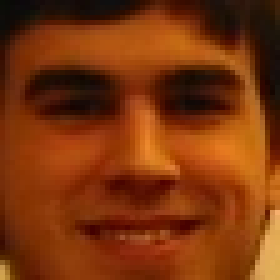
%> input picture eigenfaces/faces/face10.jpg, 56 x 56 px (shown 5 times larger); its folder holds 4 pictures in this run
$ octave eigenfaces.m   (GNU Octave 9; MATLAB toolbox functions it lacks are replaced by stand-ins)
%> lines starting %> are read from the running program, lines starting %| are printed output that depends on the picture
### eigenfaces/calculateEigenfaces.m
% returns weights of face space and eigenfaces ordered by largest
% eigenvalue
function [weights, eigenfacesOrdered, meanImage, images, M] = calculateEigenfaces(allFiles, k, N)
%> called with k = 4, N = 50
    M = length(allFiles); % number of faces
    % Covert all images to grayscale
    images.name = cell(1,M);
    images.data = cell(1,M);
    for i = 1:numel(allFiles)
        filePath = allFiles{i};
        [path,name,ext] = fileparts(filePath);
        imagePath = [path, '/', strcat(name,ext)];
        extModified = strrep(ext, '.', '');
        img = imread(imagePath, extModified);
%> img is the input picture: size 56x56x3 uint8; mean R, G, B 123.9, 52.6, 11.7
        img = rgb2gray(img);
%> img: size 56x56 uint8
        img = imresize(img,N,N);
%> the loop in imresize, `for i=1:channels` made 1 pass
%> pass 1, in imresize, `temp = conv2(double(temp),double(h2),'full');`:
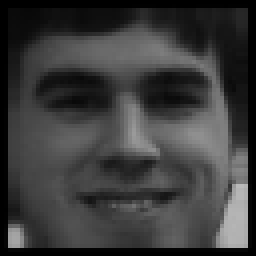
%> temp: size 64x64 double (shown 4 times larger); min 7.83e-11, max 186.1, mean 59.8
        img = double(img)/255.0;
%> img: size 50x50 double
        images.name{i} = name;
        images.data{i} = img;
    end
%> pass 2 of the loop in calculateEigenfaces, `for i = 1:numel(allFiles)`:
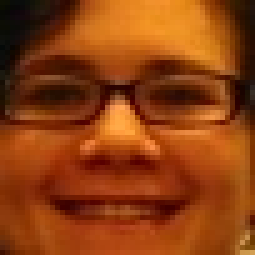
%> input picture eigenfaces/faces/face11.jpg, 51 x 51 px (shown 5 times larger)
%> in calculateEigenfaces, img is the input picture: size 51x51x3 uint8; mean R, G, B 141.9, 63.3, 16
%> the loop in imresize (call 2), `for i=1:channels` made 1 pass
%> pass 1, in imresize (call 2), `temp = conv2(double(temp),double(h2),'full');`:
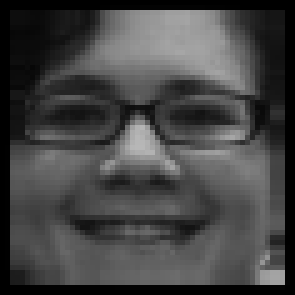
%> temp: size 59x59 double (shown 5 times larger); min 5.65e-13, max 183.8, mean 69
%> after the loop in imresize (call 2), `for i=1:channels`:
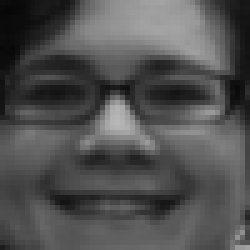
%> b: size 50x50 double (shown 5 times larger); min 7.31, max 183.3, mean 81.4
%> pass 3 of the loop in calculateEigenfaces, `for i = 1:numel(allFiles)`:
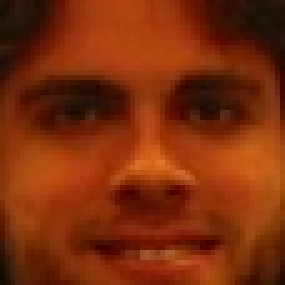
%> input picture eigenfaces/faces/face12.jpg, 57 x 57 px (shown 5 times larger)
%> in calculateEigenfaces, img is the input picture: size 57x57x3 uint8; mean R, G, B 125.2, 45.3, 10.5
%> the loop in imresize (call 3), `for i=1:channels` made 1 pass
%> pass 1, in imresize (call 3), `temp = conv2(double(temp),double(h1),'full');`:
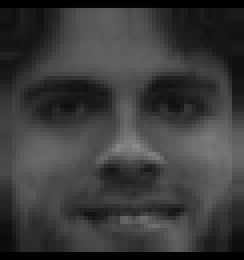
%> temp: size 65x61 double (shown 4 times larger); min 5.77e-05, max 139.8, mean 59.1
%> pass 1, in imresize (call 3), `temp = conv2(double(temp),double(h2),'full');`:
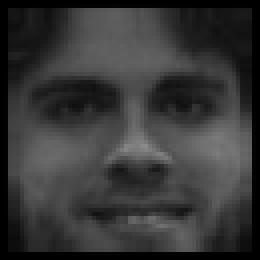
%> temp: size 65x65 double (shown 4 times larger); min 2.38e-10, max 138.9, mean 55.5

    % convert image data to vector to graph
    imageData = arrangeImageData(images.data);
%> in arrangeImageData, `[N,~] = size(cellArray{1});`: N = 50
%> in arrangeImageData, `[~,M] = size(cellArray);`: M = 3
%> in arrangeImageData, `x = floor(sqrt(M));`: x = 1
%> in arrangeImageData, `y = floor(M/x);`: y = 3
%> the loop in arrangeImageData, `for i = 1:x` made 1 pass
%> pass 1, in arrangeImageData, `imageData = [imageData ; row];`:
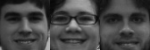
%> imageData: size 50x150 double; min 0.0287, max 0.719, mean 0.282
%> after the loop in arrangeImageData, `for i = 1:x`: index = 4

    % display grayscale image before image averaging
    %figure(1), imshow(imageData,'Initialmagnification','fit');

    %close all;

    % calculate average face
    sumImage = zeros(N);
    for i = 1:M
        %images.data{i} = double(images.data{i})/255.0;
        sumImage = sumImage + images.data{i};
    end
    meanImage = sumImage/M;
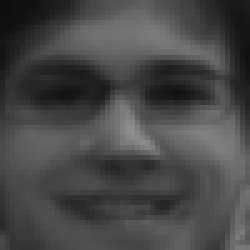
%> meanImage: size 50x50 double (shown 5 times larger); min 0.0479, max 0.56, mean 0.282

    % display mean image
    %figure(2), imshow(meanImage,'Initialmagnification','fit');

    %close all;

    % Subtract mean face
    for i = 1:M
        images.dataMean{i} = images.data{i} - meanImage;
    end

    imageDataMean = arrangeImageData(images.dataMean);
%> the loop in arrangeImageData (call 2), `for i = 1:x` made 1 pass
%> pass 1, in arrangeImageData (call 2), `imageData = [imageData ; row];`:
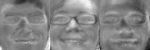
%> imageData: size 50x150 double; min -0.402, max 0.369, mean -3.7e-20; drawn with min black and max white
    %figure(3), imshow(imageDataMean,'Initialmagnification','fit');

    %close all;

    % Generate matrix A (covert dataMean into NxN vectors)
    A = zeros(N*N,M);
    for i = 1:M
        A(:,i) = images.dataMean{i}(:);
    end
%> after the loop, A = 2500 rows, first 12: [-0.017 -0.00568 0.0226; -0.00597 -0.00999 0.016; -0.000153 -0.0161 0.0163; -0.00576 -0.0181 0.0238; -0.0138 -0.0145 0.0284; -0.00743 -0.0169 0.0243; 0.000605 -0.0175 0.0169; 0.00307 -0.0211 0.018; 0.00425 -0.04 0.0357; 0.0181 -0.0467 0.0287; 0.027 -0.0305 0.00349; 0.0326 -0.0318 -0.000766]

    % Calculate covariance matrix (A^T * A, MxM)
    C = transpose(A)*A;
%> C = [12.19 -10.06 -2.13; -10.06 20.55 -10.5; -2.13 -10.5 12.63]

    % Calculate right eigenvectors and values
    [V,D] = eig(C);
%> V = [0.577 0.716 -0.392; 0.577 -0.019 0.816; 0.577 -0.697 -0.425]; D = [-6.45e-16 0 0; 0 14.53 0; 0 0 30.84]

    % Compute M best eigenvectors
    Mbest = A*V;
%> Mbest = 2500 rows, first 12: [-3.64e-17 -0.0278 -0.0076; -1.21e-17 -0.0152 -0.0126; 0 -0.0112 -0.02; -1.56e-17 -0.0204 -0.0226; -2.43e-17 -0.0294 -0.0185; -1.39e-17 -0.0219 -0.0212; 6.94e-18 -0.011 -0.0217; 5.2e-18 -0.00996 -0.026; 2.08e-17 -0.0211 -0.0495; 3.12e-17 -0.00613 -0.0574; 1.21e-17 0.0175 -0.0369; 3.79e-17 0.0245 -0.0384]
    size(Mbest);
    Mbest;

    % covert back into NxN eigenfaces
    for i = 1:M
        column = Mbest(:,i);
        eigenface = reshape(column, N,N);
        images.eigenface{i} = eigenface;
    end
%> this loop made 3 passes
%> pass 1, in calculateEigenfaces, `eigenface = reshape(column, N,N);`:
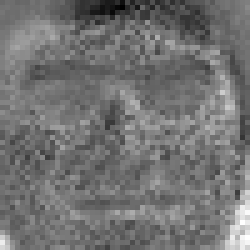
%> eigenface: size 50x50 double (shown 5 times larger); min -3.55e-16, max 4.16e-16, mean -7.37e-18; drawn with min black and max white

    % plot eigenfaces
    eigenfacesData = arrangeImageData(images.eigenface);
%> the loop in arrangeImageData (call 3), `for i = 1:x` made 1 pass
%> pass 1, in arrangeImageData (call 3), `imageData = [imageData ; row];`:
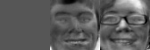
%> imageData: size 50x150 double; min -0.227, max 0.443, mean 0.0187; drawn with min black and max white
    %figure(4), imshow(eigenfacesData,'Initialmagnification','fit');

    %close all;

    % keep only 5 largest eigenvectors
    eigenvalues = diag(D);
%> eigenvalues = [-6.45e-16; 14.53; 30.84]
    [B,I] = sort(eigenvalues,'descend');
%> B = [30.84; 14.53; -6.45e-16]; I = [3; 2; 1]

    % put eigenfaces in order of largest eigen value
    eigenfacesOrdered = cell(1,M);
    for i = 1:M
        eigenfacesOrdered{i} = images.eigenface{I(i)};
    end
%> after the loop, eigenfacesOrdered = 3 items

    % plot eigenfaces in order of largest eigenvalue
    eigenfacesToDisplay = arrangeImageData(eigenfacesOrdered);
%> the loop in arrangeImageData (call 4), `for i = 1:x` made 1 pass
%> pass 1, in arrangeImageData (call 4), `imageData = [imageData ; row];`:
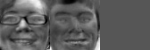
%> imageData: size 50x150 double; min -0.227, max 0.443, mean 0.0187; mean of the top-left, top-right, bottom-left and bottom-right quarters 0.0414, 0.00444, 0.0157, 0.0134; drawn with min black and max white
    %figure(5), imshow(eigenfacesToDisplay,'Initialmagnification','fit');
    %close all

    % use k best to calculate weights (use I for order)
    for i = 1:M
        for j = 1:k
%> the run ends on the next line
            weights(i,j) = sum(transpose(eigenfacesOrdered{j}(:)) * A(:,i));
        end
    end
end

### eigenfaces/imresize.m
function b = imresize(a,m,n)
%MY_IMRESIZE Resize image with antialiasing.
%  B = MY_IMRESIZE(A,M,N) resizes image A to be M-by-N using bilinear
%  interpolation.  Before performing the interpolation, A is blurred with
%  a Gaussian in each dimension to prevent aliasing.

[height width channels] = size(a);

% determine the size of the Gaussian blur kernel
sigma1 = 0.5 * height / m;
sigma2 = 0.5 * width / n;
k1 = ceil(3 * sigma1);
k2 = ceil(3 * sigma2);

% construct the (separable) kernel
d1 = linspace(-k1,k1,2*k1+1).^2 / sigma1^2;
d2 = linspace(-k2,k2,2*k2+1).^2 / sigma2^2;
h1 = exp(-d1)';
h2 = exp(-d2);
h1 = h1 / sum(h1);
h2 = h2 / sum(h2);

% allocate space for the resized image
b = zeros(m,n,channels);

for i=1:channels
  % pad the image by duplicating the boundary
  temp = [repmat(a(1,1,i),k1,k2)   repmat(a(1,:,i),k1,1)   repmat(a(1,end,i),k1,k2);
          repmat(a(:,1,i),1,k2)    a(:,:,i)                repmat(a(:,end,i),1,k2);
          repmat(a(end,1,i),k1,k2) repmat(a(end,:,i),k1,1) repmat(a(end,end,i),k1,k2)];

  % blur this image channel with the kernel
  temp = conv2(double(temp),double(h1),'full');
  temp = conv2(double(temp),double(h2),'full');

  % perform the bilinear interpolation
  x = linspace(2*k2+0.5, width+2*k2+0.5, 2*n+1);
  y = linspace(2*k1+0.5, height+2*k1+0.5, 2*m+1);
  [x y] = meshgrid(x(2:2:end-1),y(2:2:end-1));
  b(:,:,i) = interp2(temp,x,y,'linear');
end

### eigenfaces/arrangeImageData.m
% Covert cell array to vector optimized for graphing
function imageData = arrangeImageData(cellArray)

    [N,~] = size(cellArray{1});
    [~,M] = size(cellArray);

    x = floor(sqrt(M));
    if abs((M/x) - floor(M/x)) < 0.0001
        y = floor(M/x);
    else
        y = floor(M/x) + 1;
    end

    imageData = [];
    index = 1;
    for i = 1:x
        row = [];
        for j = 1:y
            if index > M
                row = [row ones(N)];
            else
                row = [row cellArray{index}];
                index = index + 1;
            end
        end
        imageData = [imageData ; row];
    end
end

### eigenfaces/getAllFiles.m
function fileList = getAllFiles(dirName)

  dirData = dir(dirName);      %# Get the data for the current directory
  dirIndex = [dirData.isdir];  %# Find the index for directories
  fileList = {dirData(~dirIndex).name}';  %'# Get a list of the files
  if ~isempty(fileList)
    fileList = cellfun(@(x) fullfile(dirName,x),...  %# Prepend path to files
                       fileList,'UniformOutput',false);
  end
  subDirs = {dirData(dirIndex).name};  %# Get a list of the subdirectories
  validIndex = ~ismember(subDirs,{'.','..'});  %# Find index of subdirectories
                                               %#   that are not '.' or '..'
  for iDir = find(validIndex)                  %# Loop over valid subdirectories
    nextDir = fullfile(dirName,subDirs{iDir});    %# Get the subdirectory path
    fileList = [fileList; getAllFiles(nextDir)];  %# Recursively call getAllFiles
  end

end

### eigenfaces/eigenfaces.m
% Image classification using eigen faces from "labeled faces in the wild"
% dataset

N = 50; % image dimension
k = 4; % selected eigenvectors

% false = face detection algorithm
% true = face recognition algorithm
TEST_RECOGNITION = false;

if ~TEST_RECOGNITION
    % get all images in directory
    facesDir = strcat(pwd,'/eigenfaces/faces');
    allFiles = getAllFiles(facesDir);
    allFiles = allFiles(2:length(allFiles)); % get rid of erroneous images

    % calculate weights and eigenfaces for all files
    [weights, eigenfacesOrdered, meanImage, images, M] = ...
